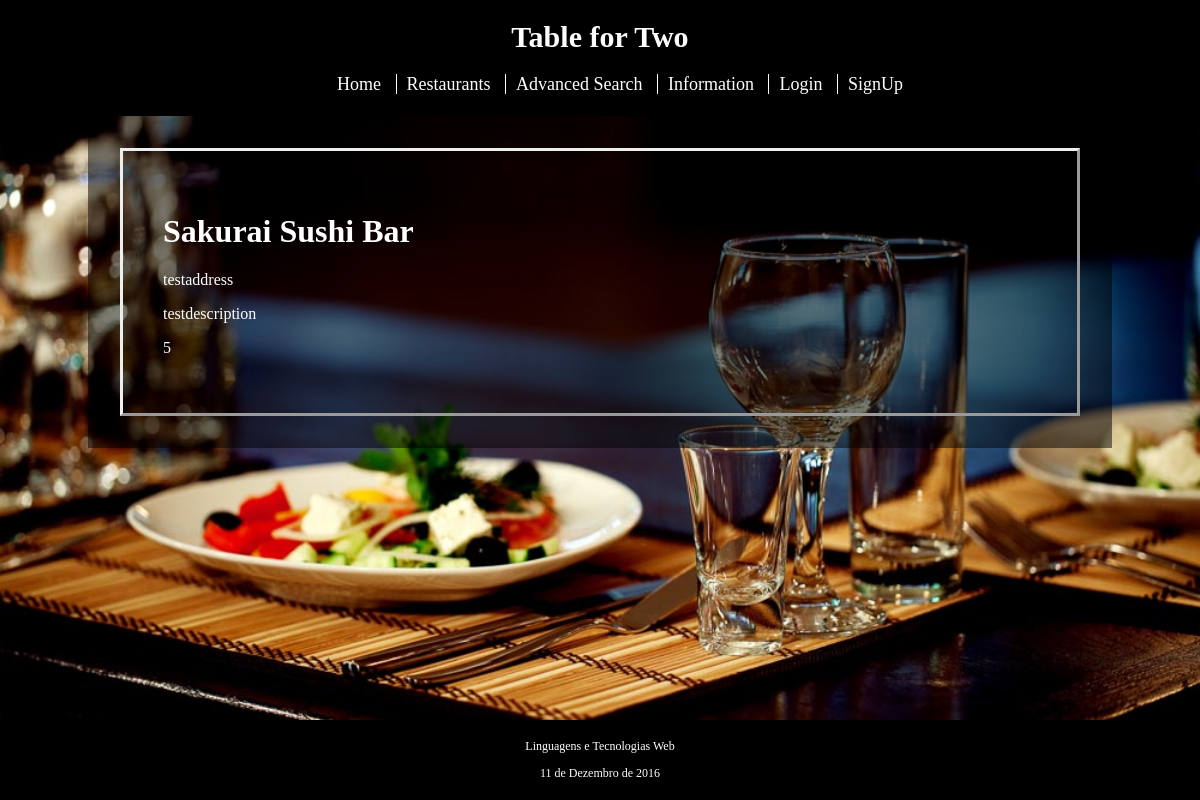
/restaurant_item.php?id=1, run on the app's committed database.
### tables this page shows
CREATE TABLE Restaurant (
	id_restaurant INTEGER PRIMARY KEY AUTOINCREMENT,
	id_owner INTEGER REFERENCES Account(id_account),
	id_functionTime INTEGER REFERENCES FunctionTime(id_functionTime),
	id_category VARCHAR REFERENCES Category(id_category),
	name VARCHAR NOT NULL,
	address VARCHAR NOT NULL,
	description VARCHAR,
	stars REAL 
);

### restaurant_item.php (called while the page is built)
<?php
	include_once('database/connection.php');
	include_once('database/restaurant.php');
	$result = getRestaurantItem($db, array($_GET['id']));
	include('templates/header.php');
	include('templates/restaurant_item.php');
	include('templates/footer.php');
 ?>

### database/restaurant.php (called while the page is built, shortened)
<?php
	function getRestaurantItem($db, $id){
		$stmt = $db->prepare('SELECT * FROM Restaurant WHERE id_restaurant = ?');
		$stmt->execute($id);
		$result = $stmt->fetch();
		return $result;
	}
 ?>

### templates/restaurant_item.php (the view)
<div id="content">
	<div id="item">
		<?php
			echo '<h1>' . $result['name'] . '</h1>';
			echo '<p>' . $result['address'] . '</p>';
			echo '<p>' . $result['description'] . '</p>';
			echo '<p>' . $result['stars'] . '</p>';
		?>
	</div>
</div>

### css/site.css (style rules this page uses)
html { position:relative; }
body { background-image: url(images/background.jpg); background-position: 0%; background-size: 100%; background-attachment: fixed; font-family: times, serif; margin: 0px auto; display : block; }
#content { width: 1000px; margin: 0px auto; }
#content { display: none; background-color: rgba(0,0,0,0.5); color: #ffffff; padding: 1%; margin-bottom: 100px; }
#content div { display:block; margin:20px; }
#item { border-style: outset; padding : 4%; }

### data on the page
restaurant: name "Sakurai Sushi Bar", address "testaddress", description "testdescription", stars "5"
